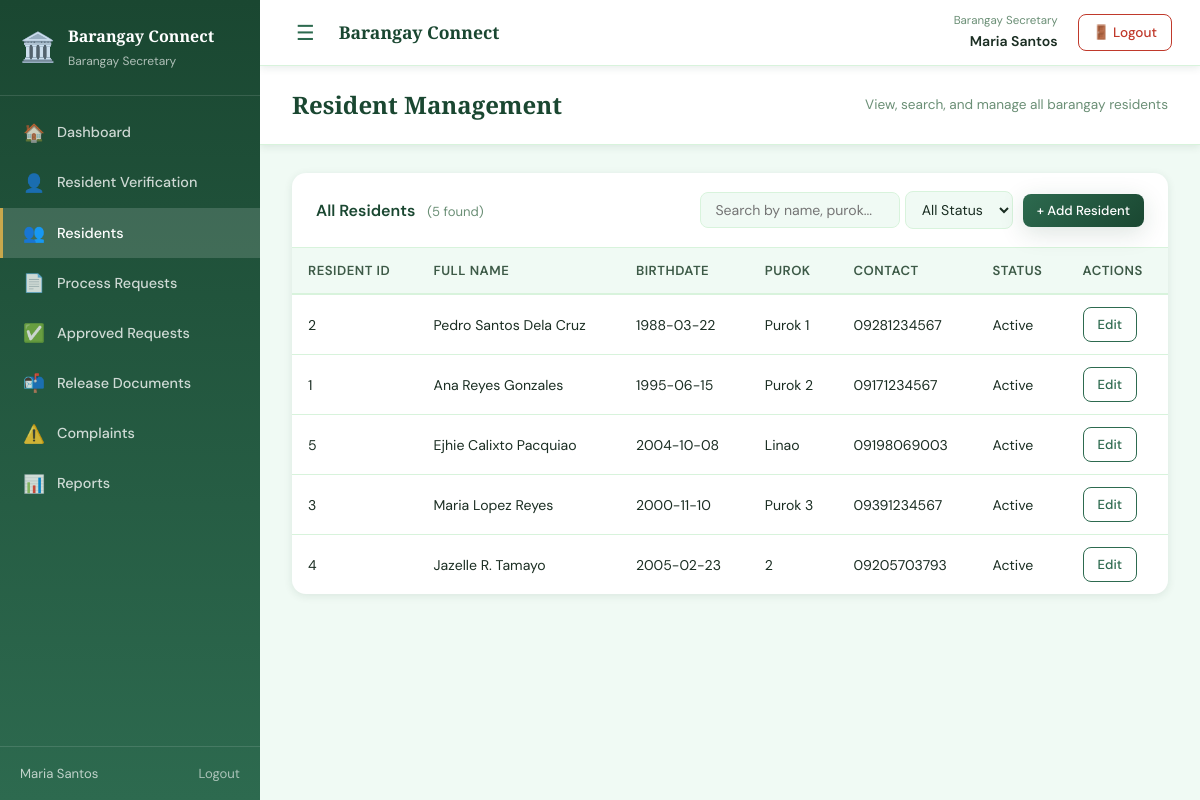
The app's page /secretary/resident_management.php (signed in) with its own data.
### tables this page shows
CREATE TABLE `resident` (
  `ResidentID` int(11) NOT NULL,
  `FirstName` varchar(100) NOT NULL,
  `MiddleName` varchar(100) DEFAULT NULL,
  `LastName` varchar(100) NOT NULL,
  `Birthdate` date NOT NULL,
  `Sex` enum('Male','Female') NOT NULL,
  `Address` varchar(255) NOT NULL,
  `Purok` varchar(100) DEFAULT NULL,
  `ContactNumber` varchar(20) DEFAULT NULL,
  `Email` varchar(150) DEFAULT NULL,
  `GovIDType` varchar(50) DEFAULT NULL,
  `GovIDNumber` varchar(100) DEFAULT NULL,
  `GovIDImagePath` varchar(255) DEFAULT NULL,
  `ProfilePicture` varchar(255) DEFAULT NULL,
  `Status` enum('Active','Inactive') DEFAULT 'Active',
  `CreatedAt` datetime DEFAULT current_timestamp(),
  `UpdatedAt` datetime DEFAULT current_timestamp() ON UPDATE current_timestamp()
);

### secretary/resident_management.php (the view, shortened to what this page needs)
<?php
$pdo    = get_db();
$search = trim($_GET['search'] ?? '');
$status = trim($_GET['status'] ?? '');
$sql    = "
    SELECT r.*
    FROM Resident r
    LEFT JOIN UserAccount ua ON ua.ResidentID = r.ResidentID
    WHERE (ua.Role = 'resident' OR ua.UserAccountID IS NULL)
";
$params = [];
$sql .= " ORDER BY r.LastName, r.FirstName";
$stmt = $pdo->prepare($sql);
$stmt->execute($params);
$residents = $stmt->fetchAll();
include '../includes/header.php';
?>
<div class="app-layout">
    <?php include '../includes/sidebar.php'; ?>
    <main class="main-content">
        <?php include '../includes/navbar.php'; ?>
        <div class="page-header">
            <h1>Resident Management</h1>
            <span class="page-subtitle">View, search, and manage all barangay residents</span>
        </div>
        <div class="page-body">
            <div class="card">
                <div class="card-header">
                    <h3>All Residents
                        <span style="font-size:0.82rem;font-weight:400;color:var(--text-light);margin-left:8px;">
                            (<?= count($residents) ?> found)
                        </span>
                    </h3>
                    <div class="card-actions">
                        <form method="GET" action="" class="inline-form" id="filter-form">
                            <input
                                type="text"
                                name="search"
                                class="search-input"
                                placeholder="Search by name, purok..."
                                value="<?= htmlspecialchars($search) ?>"
                                oninput="document.getElementById('filter-form').submit()" />
                            <select
                                name="status"
                                class="filter-select"
                                onchange="document.getElementById('filter-form').submit()">
                                <option value="" <?= $status === ''         ? 'selected' : '' ?>>All Status</option>
                            </select>
                        </form>
                        <a href="../staff/resident_encoding.php" class="btn btn-primary btn-small">+ Add Resident</a>
                    </div>
                </div>
                <table class="data-table">
                    <thead>
                        <tr>
                            <th>Resident ID</th>
                            <th>Full Name</th>
                            <th>Birthdate</th>
                            <th>Purok</th>
                            <th>Contact</th>
                            <th>Status</th>
                            <th>Actions</th>
                        </tr>
                    </thead>
                    <tbody>
                        <?php if (empty($residents)): ?>
                            <tr>
                                <td colspan="7" class="empty-row">No residents found.</td>
                            </tr>
                        <?php else: ?>
                            <?php foreach ($residents as $r): ?>
                                <tr>
                                    <td><?= (int) $r['ResidentID'] ?></td>
                                    <td>
                                        <?= htmlspecialchars(trim(
                                            $r['FirstName'] . ' '
                                                . ($r['MiddleName'] ? $r['MiddleName'] . ' ' : '')
                                                . $r['LastName']
                                        )) ?>
                                    </td>
                                    <td><?= htmlspecialchars($r['Birthdate'] ?? '—') ?></td>
                                    <td><?= htmlspecialchars($r['Purok'] ?? '—') ?></td>
                                    <td><?= htmlspecialchars($r['ContactNumber'] ?? '—') ?></td>
                                    <td>
                                        <span class="badge badge-<?= strtolower($r['Status'] ?? 'inactive') ?>">
                                            <?= htmlspecialchars($r['Status'] ?? 'Unknown') ?>
                                        </span>
                                    </td>
                                    <td>
                                        <a href="resident_edit.php?id=<?= (int) $r['ResidentID'] ?>"
                                            class="btn btn-small btn-secondary">Edit</a>
                                    </td>
                                </tr>
                            <?php endforeach; ?>
                        <?php endif; ?>
                    </tbody>
                </table>
            </div>
        </div>
    </main>
</div>
<?php include '../includes/footer.php'; ?>

### assets/css/style.css (style rules this page uses)
:root { --green-dark: #1a4731; --green-main: #2d6a4f; --green-mid: #40916c; --green-light: #74c69d; --green-pale: #d8f3dc; --green-bg: #f0faf4; --gold: #c9a84c; --gold-light: #f0d080; --white: #ffffff; --text-dark: #1b2e23; --text-mid: #3d5a47; --text-light: #6b8f76; --danger: #c0392b; --danger-bg: #fdecea; --warning: #d4820a; --warning-bg: #fff8ec; --success: #2d6a4f; --success-bg: #f0faf4; --shadow-sm: 0 2px 8px rgba(26, 71, 49, 0.10); --shadow-md: 0 6px 24px rgba(26, 71, 49, 0.15); --shadow-lg: 0 16px 48px rgba(26, 71, 49, 0.20); --radius: 14px; --radius-sm: 8px; --transition: 0.3s cubic-bezier(0.4, 0, 0.2, 1); }
*, *::before, *::after { box-sizing: border-box; margin: 0; padding: 0; }
html { scroll-behavior: smooth; }
body { font-family: 'DM Sans', sans-serif; font-size: 16px; color: var(--text-dark); background-color: var(--green-bg); min-height: 100vh; line-height: 1.6; }
a { text-decoration: none; color: inherit; }
input, select, textarea { font-family: inherit; }
.btn-primary { display: inline-flex; align-items: center; gap: 8px; padding: 12px 28px; background: linear-gradient(135deg, var(--green-main) 0%, var(--green-dark) 100%); color: var(--white); font-size: 0.95rem; font-weight: 600; border-radius: var(--radius); box-shadow: var(--shadow-md); transition: var(--transition); border: none; cursor: pointer; }
.btn-secondary { display: inline-flex; align-items: center; gap: 8px; padding: 12px 28px; background: transparent; color: var(--green-main); font-size: 0.95rem; font-weight: 600; border-radius: var(--radius); border: 2px solid var(--green-main); transition: var(--transition); cursor: pointer; }
.btn { display: inline-flex; align-items: center; gap: 6px; padding: 10px 20px; border-radius: var(--radius-sm); font-weight: 500; font-size: 0.9rem; transition: var(--transition); cursor: pointer; border: none; }
.btn-small { padding: 6px 14px; font-size: 0.82rem; }
.btn.btn-primary { background: linear-gradient(135deg, var(--green-main), var(--green-dark)); color: var(--white); }
.btn.btn-secondary { background: transparent; color: var(--green-main); border: 1.5px solid var(--green-main); }

### assets/css/dashboard.css (style rules this page uses)
.app-layout { display: grid; grid-template-columns: 260px 1fr; min-height: 100vh; }
.main-content { background: var(--green-bg); min-height: 100vh; overflow-y: auto; }
.page-header { background: var(--white); padding: 20px 32px; border-bottom: 1px solid var(--green-pale); display: flex; align-items: center; justify-content: space-between; position: sticky; top: 0; z-index: 10; box-shadow: var(--shadow-sm); }
.page-header h1 { font-family: 'Playfair Display', serif; font-size: 1.5rem; color: var(--green-dark); }
.page-subtitle { font-size: 0.85rem; color: var(--text-light); }
.page-body { padding: 28px 32px; }
.card { background: var(--white); border-radius: var(--radius); box-shadow: var(--shadow-sm); overflow: hidden; margin-bottom: 24px; }
.card-header { padding: 18px 24px; border-bottom: 1px solid var(--green-pale); display: flex; align-items: center; justify-content: space-between; flex-wrap: wrap; gap: 12px; }
.card-header h3 { font-size: 1rem; font-weight: 600; color: var(--green-dark); }
.card-actions { display: flex; align-items: center; gap: 10px; flex-wrap: wrap; }

### assets/css/tables.css (style rules this page uses)
.data-table { width: 100%; border-collapse: collapse; font-size: 0.88rem; }
.data-table thead tr { background: var(--green-bg); border-bottom: 2px solid var(--green-pale); }
.data-table th { padding: 12px 16px; text-align: left; font-weight: 600; font-size: 0.82rem; color: var(--text-mid); text-transform: uppercase; letter-spacing: 0.5px; white-space: nowrap; }
.data-table td { padding: 12px 16px; color: var(--text-dark); border-bottom: 1px solid var(--green-pale); vertical-align: middle; }
.data-table tbody tr { transition: var(--transition); }
.data-table tbody tr:last-child td { border-bottom: none; }

### assets/css/forms.css (style rules this page uses)
.search-input { padding: 8px 14px; border: 1.5px solid var(--green-pale); border-radius: var(--radius-sm); font-size: 0.88rem; background: var(--green-bg); color: var(--text-dark); transition: var(--transition); min-width: 200px; }
.filter-select, .date-input { padding: 8px 12px; border: 1.5px solid var(--green-pale); border-radius: var(--radius-sm); font-size: 0.88rem; background: var(--green-bg); color: var(--text-dark); transition: var(--transition); }

### records on screen
resident: ResidentID "2", FirstName+MiddleName+LastName "Pedro Santos Dela Cruz", Birthdate "1988-03-22", Purok "Purok 1", ContactNumber "09281234567", Status "Active"
resident: ResidentID "1", FirstName+MiddleName+LastName "Ana Reyes Gonzales", Birthdate "1995-06-15", Purok "Purok 2", ContactNumber "09171234567", Status "Active"
resident: ResidentID "5", FirstName+MiddleName+LastName "Ejhie Calixto Pacquiao", Birthdate "2004-10-08", Purok "Linao", ContactNumber "09198069003", Status "Active"
resident: ResidentID "3", FirstName+MiddleName+LastName "Maria Lopez Reyes", Birthdate "2000-11-10", Purok "Purok 3", ContactNumber "09391234567", Status "Active"
resident: ResidentID "4", FirstName+MiddleName+LastName "Jazelle R. Tamayo", Birthdate "2005-02-23", Purok "2", ContactNumber "09205703793", Status "Active"

### other values on screen
$role_labels[$role] "Barangay Secretary"
$icon "🏠"
$label "Dashboard"
$icon "👤"
$label "Resident Verification"
$icon "👥"
$label "Residents"
$icon "📄"
$label "Process Requests"
$icon "✅"
$label "Approved Requests"
$icon "📬"
$label "Release Documents"
$icon "⚠️"
$label "Complaints"
